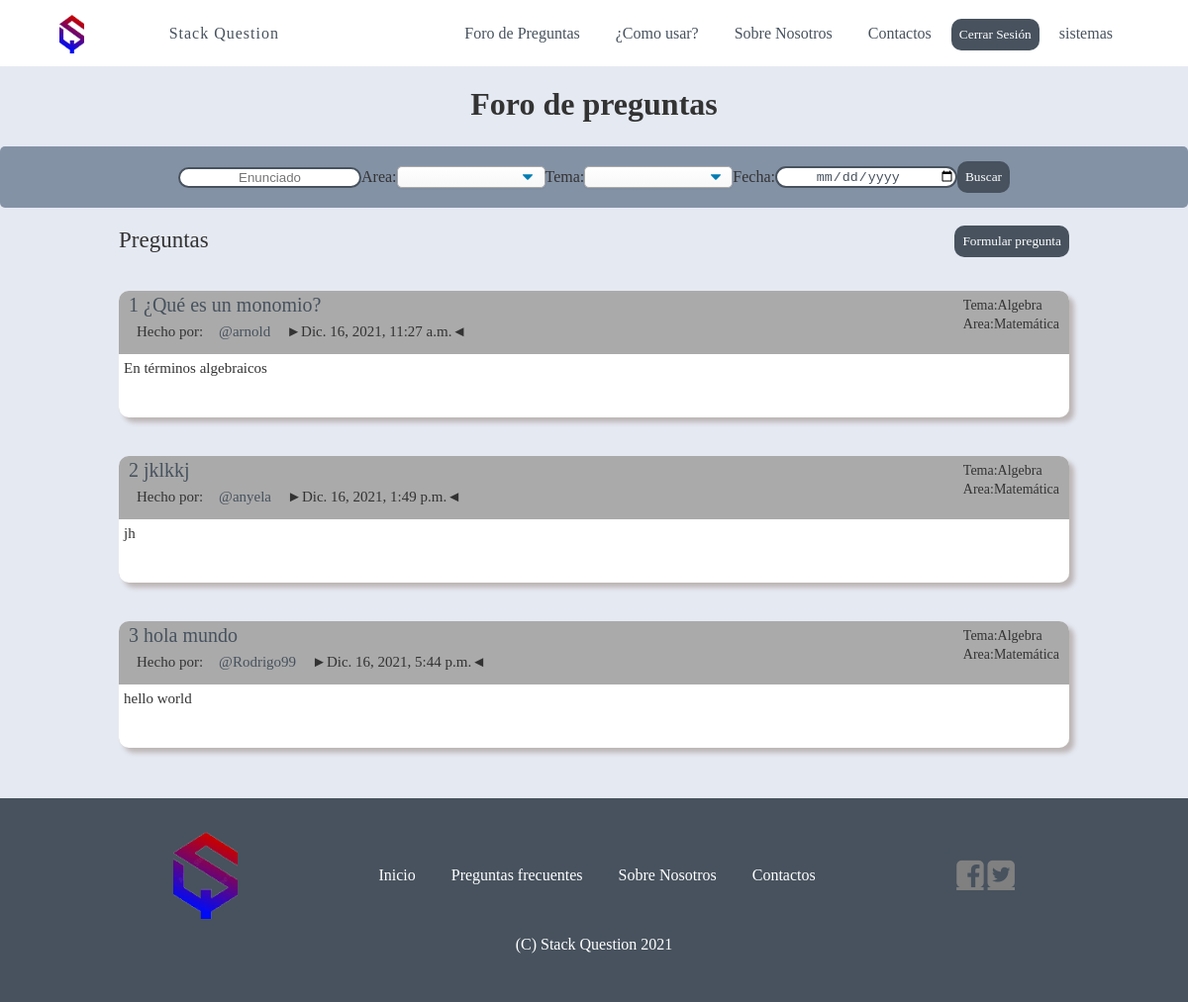
The page /foro/ (signed in) on the database its author committed.
### usuarios/models.py (models this page shows, shortened)
class Pregunta(models.Model):
    id = models.AutoField(primary_key=True)
    enunciado = models.CharField(max_length = 500, null = True)
    descripcion = models.CharField(max_length = 500, null = True)
    usuario = models.ForeignKey (Usuario, on_delete = models.CASCADE, null = True)
    tema = models.ForeignKey (Tema, on_delete = models.CASCADE, null = True)
    area = models.ForeignKey (Area, on_delete = models.CASCADE, null = True)
    fecha_de_creacion = models.DateTimeField(blank = True, null = True)
    fecha_de_modificacion = models.DateTimeField(blank = True, null = True)
    estado = models.BooleanField(null = True)

class Usuario(models.Model):
    id = models.AutoField(primary_key=True)
    nombre = models.CharField(max_length = 50, null = True)
    usuario = models.CharField(max_length = 100, null = True)
    contrasenia = models.CharField(max_length = 255, null = True)
    correo = models.CharField(max_length = 100, null = True)
    celular = models.CharField(max_length = 20, null = True)
    pais = models.CharField(max_length = 50, null = True)
    fecha_de_nacimiento = models.DateTimeField(blank = True, null = True)
    nivel = models.ForeignKey (Nivel, on_delete = models.CASCADE, null = True)
    num_resp_confiables=models.IntegerField(null=True)
    fecha_de_creacion = models.DateTimeField(blank = True, null = True)
    fecha_de_modificacion = models.DateTimeField(blank = True, null = True)
    estado = models.BooleanField(null = True)

class Tema(models.Model):
    id = models.AutoField(primary_key=True)
    nombre = models.CharField(max_length = 255, null = True)
    area = models.ForeignKey (Area, on_delete = models.CASCADE, null = True)
    fecha_de_creacion = models.DateTimeField(blank = True, null = True)
    fecha_de_modificacion = models.DateTimeField(blank = True, null = True)
    estado = models.BooleanField(null = True)
    def __str__(self):
        return self.nombre

class Area(models.Model):
    id = models.AutoField(primary_key=True)
    nombre = models.CharField(max_length = 255, null = True)
    fecha_de_creacion = models.DateTimeField(blank = True, null = True)
    fecha_de_modificacion = models.DateTimeField(blank = True, null = True)
    estado = models.BooleanField(null = True)
    def __str__(self):
        return self.nombre

### usuarios/views.py (the view)
# urls.py: path('foro/', vu.foro, name='foro'),
def foro(request):
    preguntas = list(usuarios.Pregunta.objects.all())
    temas = list(usuarios.Tema.objects.all())
    areas = list(usuarios.Area.objects.all())
    pregunta_usuario=[]
    for pregunta in preguntas:
        usuario=usuarios.Usuario.objects.get(id=pregunta.usuario_id)
        pregunta_usuario.append([pregunta,usuario])
    return render(request,'foro.html',{"preguntas": pregunta_usuario,"temas":temas,"areas":areas})

### templates/foro.html (shortened to what this page needs)
{% extends 'base/base.html' %}
    {% block content %}
    <h1 style="text-align: center;">Foro de preguntas</h1>
    <div class="foro-content">
        <div class="busqueda">
            <input id="enun" type="text" name="enun" placeholder="Enunciado">
            <label for="fname"> Area:</label>
            <div class="sidebar-box">
                <select class="select-css" id="id_ar" name="id_ar">
                    <option value="0" selected></option>
                </select>
            </div>
            <label for="fname"> Tema:</label>
            <div class="sidebar-box">
                <select class="select-css" id="id_tem" name="id_tem">
                    <option value="0" selected></option>
                </select>
            </div>
            <label for="fname"> Fecha:</label>
            <input type="date" id="date" name="date">
            <button value="Buscar" id="Buscar">Buscar</button>
        </div>
    </div>
    {%block cuerpo%}
    <div class="preguntas">
        <div id="busqueda_ajax">
            <p style="font-size:23px">Preguntas</p>
            <a href="/formular_p/"><input style="float:right;margin-top:-47px" type="button" class="botones-index"
                    value="Formular pregunta"></a>
            {%include "busqueda.html"%}
        </div>
    </div>
    {%endblock%}
    {% endblock %}

### templates/base/base.html (shortened to what this page needs)
{% load static %}
<!DOCTYPE <!DOCTYPE html>
<html lang="es">
<head>
    <link rel="stylesheet" href="{% static 'css/estilos.css' %}">
    <link rel="stylesheet" href="{% static 'css/login.css' %}">
    <link rel="stylesheet" href="{% static 'css/registro.css' %}">
    <link rel="stylesheet" href="{% static 'css/form-pregunta.css' %}">
    <link rel="stylesheet" href="{% static 'css/editarPerfil.css' %}">
    <link rel="stylesheet" href="http://cdnjs.cloudflare.com/ajax/libs/font-awesome/4.7.0/css/font-awesome.min.css">
</head>
<body>
    <header class="header">
        <div class="container logo-nav-container">
            <img class="logo2" src="{% static 'logoPrueba.png' %}" alt="Imagen">
            <a href="/inicio/" class="logo">Stack Question</a>
            <nav class="navigation">
                <ul>
                    <li><a href="/foro/">Foro de Preguntas</a></li>
                    <li><a href="../preguntas_frecuentes/">¿Como usar?</a></li>
                    <li><a href="../about/">Sobre Nosotros</a></li>
                    <li><a href="../contact/">Contactos</a></li>
                    {% if request.user.is_authenticated %}
                    <li>
                        <form class="form-menu" action={% url 'logout_user' %} method="post">
                            <input type="submit"class="botones" value="Cerrar Sesión">
                        </form>
                    </li>
                    <li>
                        <p><a href="../verHistorial/{{request.user.id}}">{{request.user.username }}</a></p>
                    </li>
                    {% else %}
                    <li><a href={% url 'register' %}><input type="button" class="botones" value="Registrarse"></a></li>
                    <li><a href={% url 'login' %}><input type="button" class="botones" value="Iniciar Sesión"></a></li>
                    {% endif %}
                </ul>
            </nav>
        </div>
    </header>
    <div class="wrapper">
        {% block content %}{% endblock %}
    </div>
    {% block footer %}
    <footer class="footer">
        <div class="container2 logo-nav-container">
            <img class="logo1" src="{% static 'logoPrueba.png' %}" alt="Imagen">
            <nav class="navigation">
                <ul>
                    <li><a href="">Inicio</a></li>
                    <li><a href="../preguntas_frecuentes/">Preguntas frecuentes</a></li>
                    <li><a href="../about/">Sobre Nosotros</a></li>
                    <li><a href="../contact/">Contactos</a></li>
                </ul>
            </nav>
            <div class="redesSociales">
                <a href="https://www.facebook.com/groups/307217284628410" target="_blank"
                    class="fa fa-facebook-square fa-2x"></a>
                <a href="https://twitter.com/QuestionStack" target="_blank" class="fa fa-twitter-square fa-2x"></a>
            </div>
        </div>
        <p>(C) Stack Question 2021</p>
    </footer>
    {% endblock %}
</body>
</html>

### templates/busqueda.html (shortened to what this page needs)
{% for pregunta in preguntas %}
<br>
<div class="content-pre">
    <div class="content-pregun">
        <div class="pregunta-foro">
            <div class="container-title-temas-bus">
                <div class="izquierda-title" style="display: flex; flex-direction: column;width: 100%;">
                        <a href="/pregunta/?id={{pregunta.0.id}}">{{forloop.counter}} {{pregunta.0.enunciado}}</a></span>
                        <div class="conentsubtemas">
                            <div class="filapre">
                                <div class="alinedo-usuario-p">
                                    <div class="alin-usu-es">Hecho por:</div>
                                    <div>
                                        <a href="/usuario/?usuario={{pregunta.1.id}}">@{{pregunta.1.usuario}}</a>
                                    </div>
                                    <div class="alin-usu-es">
                                        ►{{pregunta.1.fecha_de_modificacion}}◄
                                    </div>
                                </div>
                            </div>
                        </div>
                </div>
                <div class="column-pre " style="margin-top: 0px;">
                    <span>Tema:{{pregunta.0.tema}}</span>
                    <span>Area:{{pregunta.0.area}}</span>
                </div>
            </div>
            <div class="content-pre-foro">
                <div>{{pregunta.0.descripcion}}</div>
            </div>
        </div>
    </div>
</div>
<br>
{%endfor%}

### static/css/estilos.css (style rules this page uses)
body { font-family: Georgia, 'Times New Roman', Times, serif; color: #333; font-size: 1rem; line-height: 1.2em; margin: 0; }
h1 { font-size: 2rem; line-height: 1.3em; }
.container { width: 90%; margin: 0 auto; }
.header { background: white; color: #47525E; z-index: 2; position: fixed ; left: 0; top: 0; right: 0; }
.header a { background: white; color: #47525E; text-decoration: none; }
.logo-nav-container { display: flex; justify-content: space-between; align-items: center; flex-wrap: wrap; }
.logo { letter-spacing: 1px; font-size: 1em; }
.navigation ul { margin: 0; padding: 0; list-style: none; }
.navigation ul li { display: inline-block; }
.navigation ul li a { display: block; padding: 0.5rem 1rem; transition: all 0.4s linear; }
.botones { border: 0; padding: 8px; background-color: #47525E; color: #ffffff; text-decoration: none; font-family: Georgia, 'Times New Roman', Times, serif; border-radius: 10px; -webkit-transition-duration: 0.4s; transition-duration: 0.4s; }
.wrapper { padding-top: 4rem; min-height: calc(80% - 4rem); background: #E5E9F2; padding-bottom: 2rem; }
.footer { background: #47525E; padding: 2rem 0; text-align: center; }
.container2 { width: 100%; max-width: 850px; margin: 0 auto; }
.footer .navigation ul li a { text-decoration: none; color: white; }
.logo1 { width: 65px; height: 90px; }
.logo2 { width: 25px; height: 40px; }
.redesSociales { text-align: right; }
.fa-facebook-square { font-size: 52px; color: gray; }
.fa-twitter-square { font-size: 52px; font-weight: 100px; color: gray; }
.footer p { color: white; }
.foro-content input { border: 0; background-color: none; display: block; margin: 10px auto; text-align: center; outline: none; border: #47525E 2px solid; padding:#47525E 5px 5px; width: 200px; border-radius: 24px; }
#date { border: 0; background-color: none; display: block; margin: 10px auto; text-align: center; outline: none; border: #47525E 2px solid; padding:#47525E 5px 5px; width: 200px; color: #47525E ; border-radius: 24px; }
.select-css { display: block; font-size: 16px; font-family: 'Verdana', sans-serif; color: #444; line-height: 1; padding: .0em 0.8em .2em .2em; width: 150px; max-width: 100%; box-sizing: border-box; margin: 20px auto; border: 1px solid #aaa; box-shadow: 0 1px 0 1px rgba(0,0,0,.03); border-radius: .3em; -moz-appearance: none; -webkit-appearance: none; appearance: none; background-color: #fff; background-repeat: no-repeat, repeat; background-position: right .7em top 50%, 0 0; background-size: .65em auto, 100%; }
.select-css option { font-weight:normal; font-size: 12px; }
.select-css option[selected] { background-color: white; }
#buscar { border: 0; padding: 8px; background-color: #47525E; color: #ffffff; text-decoration: none; font-family: Georgia, 'Times New Roman', Times, serif; border-radius: 10px; -webkit-transition-duration: 0.4s; transition-duration: 0.4s; }
.foro-content { background: #8492A6; display: block; width: 100%; }
.busqueda { width: 70%; background: #8492A6; display: flex; justify-content: center; align-items: center; margin-left: 15%; }
.preguntas { width: 90%; padding-left: 10%; }
.preguntas a { text-decoration: none; }
.content-pre { background: white; }
.content-pregun { width: 100%; }
.conentsubtemas { margin: 0; padding: 0; }
.conentsubtemas a { width: auto; display: block; padding: 0.5rem 0.5rem; color: #47525E; text-decoration: none; border-radius: 10px ; transition: all 0.4s linear; }
.filapre { width: 100%; display: flex; flex-direction: row; font-size: 15px; }
.column-pre { display: flex; float: right; font-size: 14px; flex-direction: column; margin: 0; padding: 0 }
.pregunta-foro { font-size: 20px; background: #aaa; }
.content-pre-foro { font-size: 15px; background: #fff; border-radius: 0px 0px 10px 10px; width: 100%; min-height: 4rem; height: auto; }
.alinedo-usuario-p { display: flex; width: 90%; align-items: flex-start; margin: 0 0; }
.alin-usu-es { padding: 0.5rem ; margin: 0; }
.container-title-temas-bus { width: 100%; display: flex; justify-content: space-between; }
.izquierda-title a { width: auto; display: block; color: #47525E; text-decoration: none; transition: all 0.4s linear; }
* { box-sizing: border-box }
.botones-index { border: 0; padding: 8px; background-color: #47525E; color: #ffffff; text-decoration: none; font-family: Georgia, 'Times New Roman', Times, serif; border-radius: 10px; -webkit-transition-duration: 0.4s; transition-duration: 0.4s; }

### rows shown on the page
Pregunta: enunciado "¿Qué es un monomio?", usuario "arnold", fecha_de_modificacion "Dic. 16, 2021, 11:27 a.m.", tema.nombre "Algebra", area.nombre "Matemática", descripcion "En términos algebraicos"
Pregunta: enunciado "jklkkj", usuario "anyela", fecha_de_modificacion "Dic. 16, 2021, 1:49 p.m.", tema.nombre "Algebra", area.nombre "Matemática", descripcion "jh"
Pregunta: enunciado "hola mundo", usuario "Rodrigo99", fecha_de_modificacion "Dic. 16, 2021, 5:44 p.m.", tema.nombre "Algebra", area.nombre "Matemática", descripcion "hello world"

### other values the page prints
{{ request.user.username }} "sistemas"
